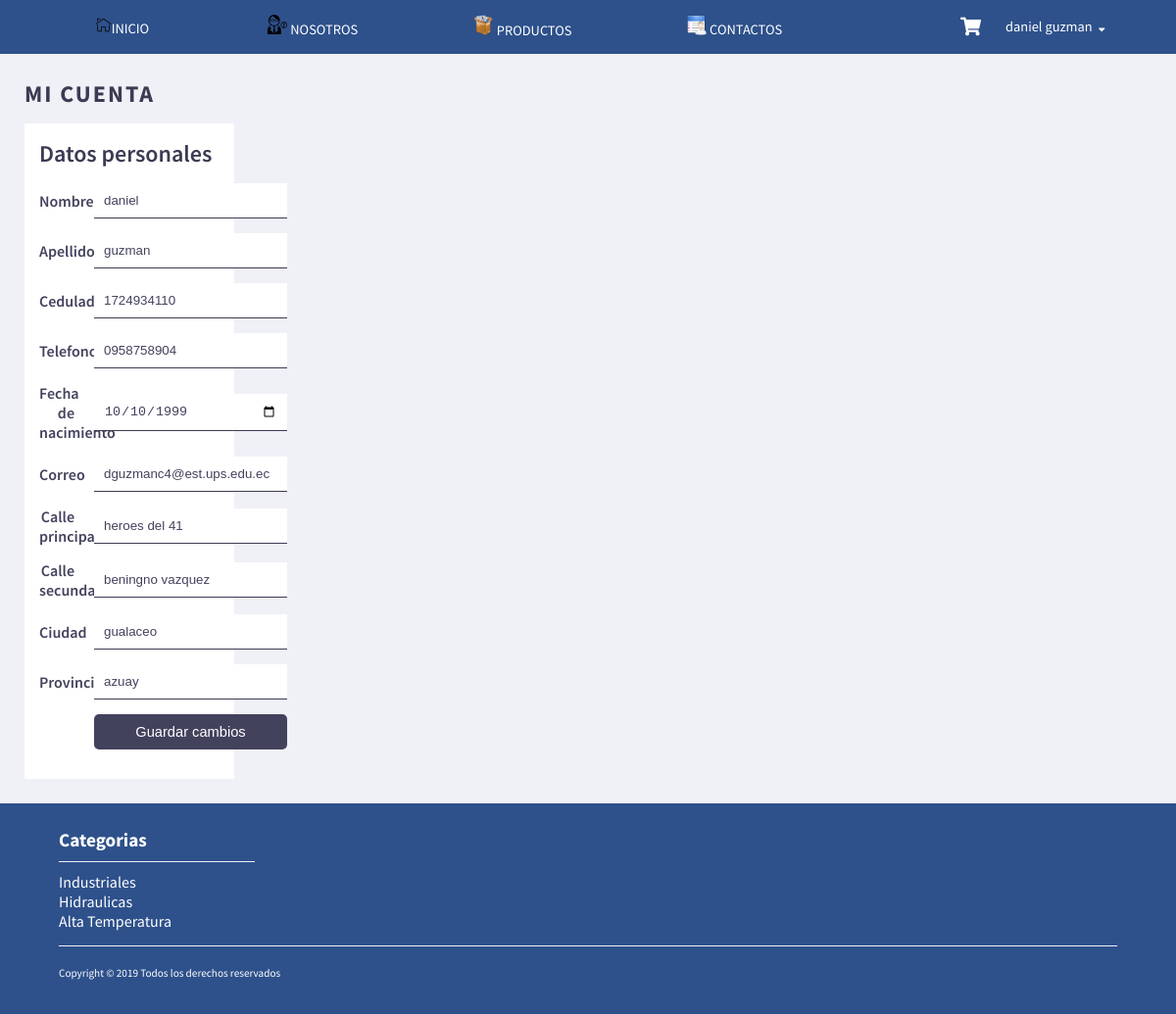
Page /admin/user/view/index.php (signed in) on the committed database.
### tables this page shows
CREATE TABLE `Usuario` (
  `usu_codigo` int(11) NOT NULL,
  `usu_cedula` varchar(10) NOT NULL,
  `usu_rol` varchar(5) NOT NULL DEFAULT 'user',
  `usu_nombres` varchar(50) NOT NULL,
  `usu_apellidos` varchar(50) NOT NULL,
  `usu_fecha_nacimiento` date NOT NULL,
  `usu_telefono` varchar(10) NOT NULL,
  `usu_correo` varchar(100) NOT NULL,
  `usu_password` varchar(255) NOT NULL,
  `usu_eliminado` varchar(1) NOT NULL DEFAULT 'N',
  `usu_fecha_creacion` timestamp NOT NULL DEFAULT CURRENT_TIMESTAMP ON UPDATE CURRENT_TIMESTAMP,
  `usu_fecha_modificacion` timestamp NULL DEFAULT NULL
);

CREATE TABLE `Direccion` (
  `dir_codigo` int(11) NOT NULL,
  `usu_codigo` int(11) NOT NULL,
  `ciu_nombre` varchar(30) NOT NULL,
  `pro_nombre` varchar(30) NOT NULL,
  `dir_calle_principal` varchar(100) NOT NULL,
  `dir_calle_secundaria` varchar(100) NOT NULL
);

### admin/user/view/index.php (the view, shortened to what this page needs)
<!DOCTYPE html>
<html lang="es">
<head>
    <link rel="stylesheet" href="https://use.fontawesome.com/releases/v5.8.1/css/all.css"
>
    <link rel="stylesheet" href="../css/style.css">
    <link rel="stylesheet" href="../../../public/css/globalStyle.css">
</head>
<body>
    <header>
        <?php
        include("../../../global/php/headerPublicUser.php");
        ?>
    </header>
    <div class="container">
            <section>
            <h2>MI CUENTA</h2>
            <div class="cardContent">
                <h2>Datos personales</h2>
                <div class="formData">
                    <?php
                    include '../../../config/configDB.php';
                    $sql = "SELECT * FROM Usuario user, Direccion dir
                            WHERE user.usu_codigo = dir.usu_codigo and
                            user.usu_codigo=" . $_SESSION['codigo'] . ";";
                    $result = $conn->query($sql);
                    if ($result->num_rows > 0) {
                        $row = $result->fetch_assoc();
                        $nombre = $row["usu_nombres"];
                        $apellido = $row["usu_apellidos"];
                        $cedula = $row["usu_cedula"];
                        $telefono = $row["usu_telefono"];
                        $fecha = $row["usu_fecha_nacimiento"];
                        $correo = $row["usu_correo"];
                        $dirCP = $row["dir_calle_principal"];
                        $dirCS = $row["dir_calle_secundaria"];
                        $ciudad = $row["ciu_nombre"];
                        $provincia = $row["pro_nombre"];
                    }
                    ?>
                    <form enctype="multipart/form-data" action="../controller/updateUser.php" method="POST">
                        <label for="nombre">Nombre:</label>
                        <input type="text" name="nombre" id="nombre" value="<?php echo ($nombre); ?>">
                        <label for="apellido">Apellido:</label>
                        <input type="text" name="apellido" id="apellido" value="<?php echo ($apellido); ?>">
                        <label for="cedula">Cedulad:</label>
                        <input type="text" name="cedula" id="cedula" value="<?php echo ($cedula); ?>">
                        <label for="telefono">Telefono:</label>
                        <input type="text" name="telefono" id="telefono" value="<?php echo ($telefono); ?>">
                        <label for="fechaNacimiento">Fecha de nacimiento</label>
                        <input type="date" name="fechaNacimiento" id="fechaNacimiento" value="<?php echo ($fecha); ?>">
                        <label for="dereccion2">Correo</label>
                        <input type="text" name="email" id="email" value="<?php echo ($correo); ?>">
                        <label for="derecCalle1">Calle principal</label>
                        <input type="text" name="direcCalle1" id="direcCalle2" value="<?php echo ($dirCP); ?>">
                        <label for="derecCalle2">Calle secundaria</label>
                        <input type="text" name="direcCalle2" id="direcCalle2" value="<?php echo ($dirCS); ?>">
                        <label for="ciudad">Ciudad</label>
                        <input type="text" name="ciudad" id="ciudad" value="<?php echo ($ciudad); ?>">
                        <label for="provincia">Provincia</label>
                        <input type="text" name="provincia" id="provincia" value="<?php echo ($provincia); ?>">
                        <input type="submit" value="Guardar cambios">
                    </form>
                </div>
            </div>
        </section>
    </div>
    <footer>
        <?php
        include("../../../global/php/footerPublic.php");
        ?>
    </footer>
</body>
</html>

### admin/user/css/style.css (style rules this page uses)
* { --color1: #3B3B53; --color2: #A3A0FB; --colorBlanco:#FFFFFF; --colorRojo: #FF6565; --colorAzul:#3B86FF; --bgColor:#F0F0F7; --colorDark:#4D4F5C; --colorBtns:#43425D; }
footer { margin: 0; }
.container { display: grid; grid-template-columns: 22% 1fr; height: 100%; width: 100%; margin-bottom: -32px; }
.container section { padding: 25px; }
.container section>h2 { text-transform: uppercase; letter-spacing: 2px; color: var(--color1); margin-bottom: 15px; font-weight: 700; }
.container section .cardContent { background-color: var(--colorBlanco); padding: 15px; }
.container section .cardContent h2 { color: var(--color1); margin-bottom: 15px; font-weight: 600; }
.container section .cardContent .formData form { display: grid; grid-template-columns: 25% 1fr 1fr; grid-row-gap: 15px; grid-column-gap: 10px; align-items: center; width: 100%; margin-right: 15px; }
.container section .cardContent label { font-weight: 600; color: var(--colorBtns); text-align: right; margin-right: 10px; }
.container section .cardContent .formData form input { padding: 10px 10px; border: none; border-bottom: 1px solid var(--color1); font-weight: normal; color: var(--colorBtns); }
.container section .cardContent .formData form input[type=submit] { color: var(--colorBlanco); border: none; }

### public/css/globalStyle.css (style rules this page uses)
* { margin: 0; padding: 0; box-sizing: border-box; --color1: #3B3B53; --color2: #A3A0FB; --colorBlanco:#FFFFFF; --colorRojo: #FF6565; --colorAzul:#3B86FF; --bgColor:#F0F0F7; --colorDark:#4D4F5C; --colorBtns:#43425D; }
body { background-color: var(--bgColor); font-family: 'Source Sans Pro', sans-serif; }
body header { width: 100%; background-color: var(--color1); }
body header { background-color:#2e518b;; }
footer { margin-top: 2em; width: 100%; background-color: #2e518b;; }
body button, input[type=button], input[type=submit] { padding: 10px 30px; border: none; background-color: var(--colorBtns); border-radius: 5px; color: #F0F0F7; font-size: 11pt; }

### rows in the picture
usuario: nombre "daniel", apellido "guzman", cedula "1724934110", telefono "0958758904", fechaNacimiento "10/10/1999", email "dguzmanc4@est.ups.edu.ec", direcCalle1 "heroes del 41", direcCalle2 "beningno vazquez", ciudad "gualaceo", provincia "azuay"

### other values in the picture
$_SESSION['nombre'] "daniel"
$_SESSION['apellido'] "guzman"
